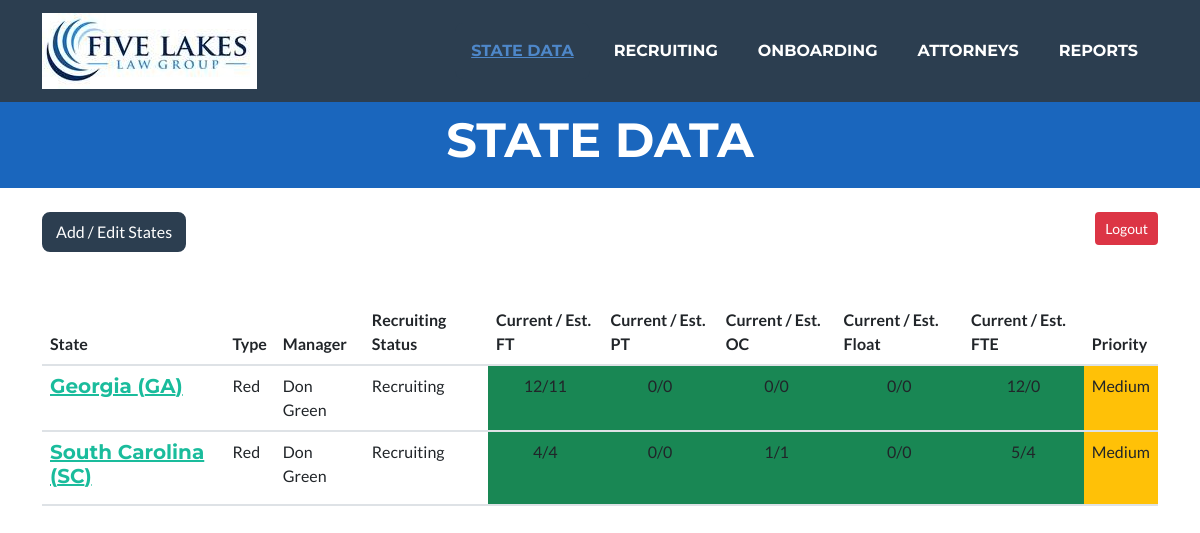
The page /states/states (signed in) on the database as committed earlier.
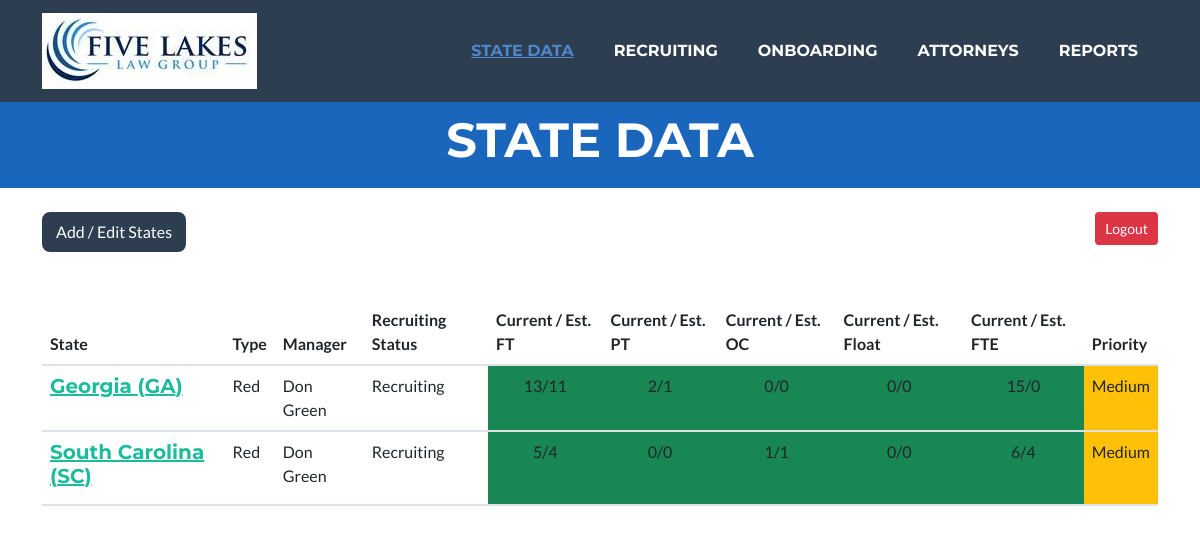
The same page on the database as committed later.
### states/models.py (models this page shows, shortened)
class State(models.Model):
    class Meta:
        verbose_name = "State Profile"
        verbose_name_plural = "State Profiles"
    STATE_STATUS = [
        ('Red', 'Red'),
        ('Green', 'Green'),
        ('Other', 'Other'),
        ('Inactive', 'Inactive'),
        ('Not in Network', 'Not in Network'),
    ]
    RECRUITING_STATUS_OPTIONS = [
        ('Recruiting', 'Recruiting'),
        ('Pending', 'Pending'),
        ('Staffed', 'Staffed'),
    ]
    PRIORITY_OPTIONS = [
        ('Critical', 'Critical'),
        ('High', 'High'),
        ('Medium', 'Medium'),
        ('Low', 'Low'),
        ('None', 'None'),
    ]
    MANAGERS_CHOICES = get_managers()
    id = models.AutoField(primary_key=True)
    state_abbrev = models.CharField("State Abbreviation", max_length=2, unique=True, null=True, blank=False)
    state_full = models.CharField("State Name", max_length=50, unique=True, null=True, blank=False)
    state_status = models.CharField("Status", max_length=25,
                                    choices=STATE_STATUS, default='Red', blank=True)
    manager = models.CharField("Manager", max_length=50,
                               choices=MANAGERS_CHOICES, null=True, blank=True)
    recruiting_status = models.CharField("Recruiting Status", max_length=25,
                                         choices=RECRUITING_STATUS_OPTIONS, default='Recruiting', blank=True)
    state_priority = models.CharField("Priority", max_length=25,
                                      choices=PRIORITY_OPTIONS, default='Critical', blank=True)
    full_time = models.BooleanField("Full Time", default=True)
    part_time = models.BooleanField("Part Time", default=False)
    of_counsel = models.BooleanField("Of Counsel", default=False)
    floater = models.BooleanField("Floater", default=False)
    FTE_est = models.IntegerField("Est. FTE", default=0, blank=True)
    full_time_est = models.IntegerField("Est. Full-Time", default=0, blank=True)
    part_time_est = models.IntegerField("Est. Part-Time", default=0, blank=True)
    of_counsel_est = models.IntegerField("Est. Of-Counsel", default=0, blank=True)
    floater_est = models.IntegerField("Estimated Floater", default=0, blank=True)

### states/views.py (the view)
# urls.py: path('states', views.states_view, name="states"),
@login_required(login_url=reverse_lazy('login'))
def states_view(request):
    context = {'title': 'State Data'}
    states = State.objects.order_by('state_abbrev')
    for state in states:
        full_time_actual = 0
        part_time_actual = 0
        of_counsel_actual = 0
        floater_actual = 0
        FTE_actual = 0
        for employee in Employee.objects.filter(state_abbrev=state.state_abbrev, is_active=True):
            if employee.position == "Full-Time":
                full_time_actual += 1
                FTE_actual += 1
            if employee.position == "Part-Time":
                part_time_actual += 1
                FTE_actual += .5
            if employee.position == "Of Counsel":
                of_counsel_actual += 1
                FTE_actual += .5
            if employee.position == "Floater":
                floater_actual += 1
                FTE_actual += 0
        FTE_actual = full_time_actual + part_time_actual + of_counsel_actual + floater_actual
        setattr(state, "full_time_actual", full_time_actual)
        print(state.state_abbrev, state.full_time_actual)
        setattr(state, "part_time_actual", part_time_actual)
        setattr(state, "of_counsel_actual", of_counsel_actual)
        setattr(state, "floater_actual", floater_actual)
        setattr(state, "FTE_actual", FTE_actual)
    context.update({'states': states})
    if request.method == "POST":
        form = State_Form(request.POST)
        if form.is_valid():
            form.save()
        return HttpResponseRedirect(reverse_lazy('states'), context)
    else:  # GET
        stateForm = State_Form()
        context.update({'stateForm': stateForm})
        return render(request, 'templates/states.html', context)

### FiveLakes/templates/states.html (shortened to what the changed rows need)
{% extends 'templates/index.html' %}
{% load crispy_forms_tags %}
{% load crispy_forms_filters %}
{% load static %}
{% block content %}
    <br><br>
    <div class="container">
        <table class="table">
            <thead>
                <tr>
                    <th scope="col">State</th>
                    <th scope="col">Type</th>
                    <th scope="col">Manager</th>
                    <th scope="col">Recruiting Status</th>
                    <th scope="col">Current / Est. FT</th>
                    <th scope="col">Current / Est. PT</th>
                    <th scope="col">Current / Est. OC</th>
                    <th scope="col">Current / Est. Float</th>
                    <th scope="col">Current / Est. FTE</th>
                    <th scope="col">Priority</th>
                </tr>
            </thead>
            <tbody>
                {% for state in states %}
                <tr>
                    <td><h5><a href="edit_state/{{ state.state_abbrev }}">{{ state.state_full}} ({{ state.state_abbrev }})</a></h5></td>
                    <td>{{state.state_status}}</td>
                    <td>{{ state.manager}}</td>
                    <td>{{ state.recruiting_status}}</td>
                    {% if state.full_time_actual < state.full_time_est %}
                        <td class = "bg-danger" style="text-align: center">{{ state.full_time_actual }}/{{ state.full_time_est}}</td>
                    {% else %}
                        <td class = "bg-success" style="text-align: center">{{ state.full_time_actual }}/{{ state.full_time_est}}</td>
                    {% endif %}
                    {% if state.part_time_actual < state.part_time_est %}
                        <td class = "bg-danger" style="text-align: center">{{ state.part_time_actual}}/{{ state.part_time_est}}</td>
                    {% else %}
                        <td class = "bg-success" style="text-align: center">{{ state.part_time_actual}}/{{ state.part_time_est}}</td>
                    {% endif %}
                    {% if state.of_counsel_actual < state.of_counsel_est %}
                        <td class = "bg-danger" style="text-align: center">{{ state.of_counsel_actual}}/{{ state.of_counsel_est}}</td>
                    {% else %}
                        <td class = "bg-success"style="text-align: center">{{ state.of_counsel_actual}}/{{ state.of_counsel_est}}</td>
                    {% endif %}
                    {% if state.floater_actual < state.floater_est %}
                        <td class = "bg-danger" style="text-align: center">{{ state.floater_actual}}/{{ state.floater_est}}</td>
                    {% else %}
                        <td class = "bg-success"style="text-align: center">{{ state.floater_actual}}/{{ state.floater_est}}</td>
                    {% endif %}
                    {% if state.FTE_actual < state.FTE_est %}
                        <td class = "bg-danger" style="text-align: center">{{ state.FTE_actual }}/{{ state.FTE_est}}</td>
                    {% else %}
                        <td class = "bg-success" style="text-align: center">{{ state.FTE_actual }}/{{ state.FTE_est}}</td>
                    {% endif %}
                    {% if state.state_priority == "Critical" or state.state_priority == "High"%}
                        <td class = "bg-danger"><b>{{ state.state_priority}}</b></td>
                    {% elif state.state_priority == "Medium"%}
                        <td class = "bg-warning">{{ state.state_priority}}</td>
                    {%  else %}
                        <td>{{ state.state_priority}}</td>
                    {% endif %}
                </tr>
                {% endfor %}
            </tbody>
        </table>
    </div>
{% endblock content %}

Rows that differ between the two databases and show on the page:
changed State "Georgia": full_time_actual "12" → "13"; part_time_actual "0" → "2"; part_time_est "0" → "1"; FTE_actual "12" → "15"
computed for State "South Carolina": full_time_actual "4" → "5"; FTE_actual "5" → "6"
